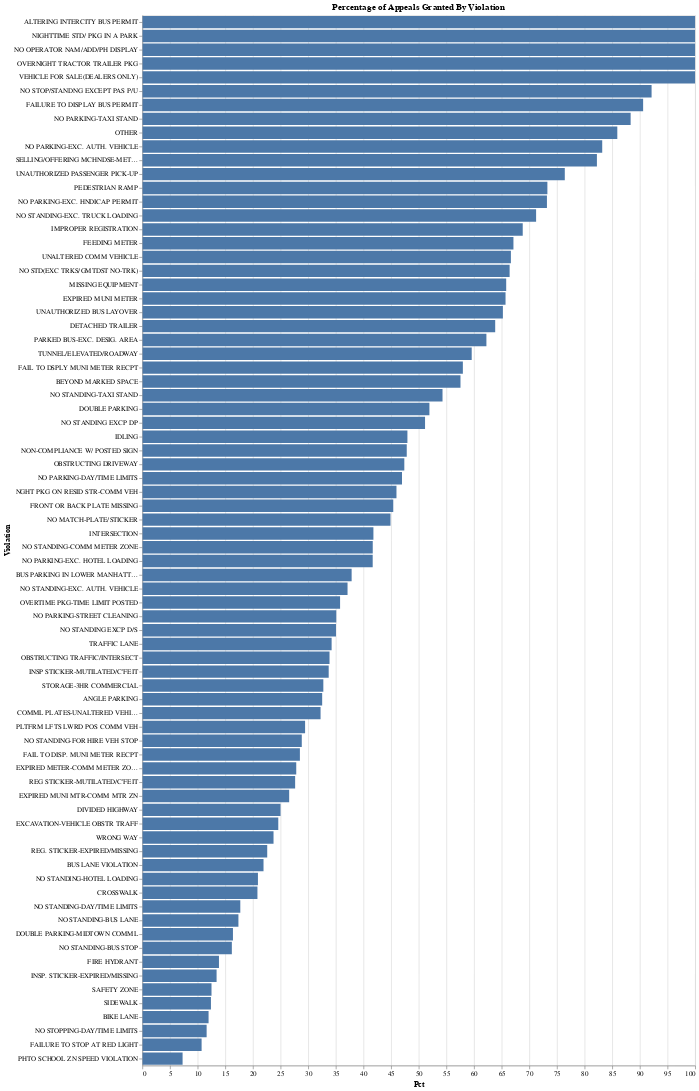

Notebook code for this chart:
### Code cell
# Graph granted in altair
g = alt.Chart(granted).mark_bar().encode(
    alt.X('Pct'),
    alt.Y('Violation', sort=alt.EncodingSortField(field="Pct", order="descending")),
).interactive().properties(
    title="Percentage of Appeals Granted By Violation",
    width=800
)

g
# g.save(fp + 'Graphs/granted.html')

### Figure 1 — Vega-Lite specification as saved in the notebook (floating-point values rounded to 4 significant figures)
{"config": {"view": {"continuousWidth": 400, "continuousHeight": 300}}, "data": {"name": "data-f65ae19b3a12f210fa5eaa90313f587c"}, "mark": "bar", "encoding": {"x": {"type": "quantitative", "field": "Pct"}, "y": {"type": "nominal", "field": "Violation", "sort": {"field": "Pct", "order": "descending"}}}, "selection": {"selector019": {"type": "interval", "bind": "scales", "encodings": ["x", "y"]}}, "title": "Percentage of Appeals Granted By Violation", "width": 800, "$schema": "https://vega.github.io/schema/vega-lite/v4.8.1.json", "datasets": {"data-f65ae19b3a12f210fa5eaa90313f587c": [{"index": 1, "Violation": "ALTERING INTERCITY BUS PERMIT", "Coded Violation Status": "Granted", "Summons Number": 23, "Pct": 100.0}, {"index": 4, "Violation": "ANGLE PARKING", "Coded Violation Status": "Granted", "Summons Number": 458, "Pct": 32.53}, {"index": 11, "Violation": "BEYOND MARKED SPACE", "Coded Violation Status": "Granted", "Summons Number": 522, "Pct": 57.55}, {"index": 15, "Violation": "BIKE LANE", "Coded Violation Status": "Granted", "Summons Number": 5226, "Pct": 11.98}, {"index": 19, "Violation": "BUS LANE VIOLATION", "Coded Violation Status": "Granted", "Summons Number": 3878, "Pct": 21.92}, {"index": 23, "Violation": "BUS PARKING IN LOWER MANHATTAN", "Coded Violation Status": "Granted", "Summons Number": 106, "Pct": 37.86}, {"index": 27, "Violation": "COMML PLATES-UNALTERED VEHICLE", "Coded Violation Status": "Granted", "Summons Number": 3952, "Pct": 32.24}, {"index": 31, "Violation": "CROSSWALK", "Coded Violation Status": "Granted", "Summons Number": 4697, "Pct": 20.82}, {"index": 35, "Violation": "DETACHED TRAILER", "Coded Violation Status": "Granted", "Summons Number": 1650, "Pct": 63.83}, {"index": 39, "Violation": "DIVIDED HIGHWAY", "Coded Violation Status": "Granted", "Summons Number": 24, "Pct": 25.0}, {"index": 42, "Violation": "DOUBLE PARKING", "Coded Violation Status": "Granted", "Summons Number": 73348, "Pct": 51.93}, {"index": 46, "Violation": "DOUBLE PARKING-MIDTOWN COMML", "Coded Violation Status": "Granted", "Summons Number": 15039, "Pct": 16.39}, {"index": 54, "Violation": "EXCAVATION-VEHICLE OBSTR TRAFF", "Coded Violation Status": "Granted", "Summons Number": 106, "Pct": 24.59}, {"index": 62, "Violation": "EXPIRED METER-COMM METER ZONE", "Coded Violation Status": "Granted", "Summons Number": 49, "Pct": 27.84}, {"index": 66, "Violation": "EXPIRED MUNI METER", "Coded Violation Status": "Granted", "Summons Number": 72877, "Pct": 65.7}, {"index": 70, "Violation": "EXPIRED MUNI MTR-COMM MTR ZN", "Coded Violation Status": "Granted", "Summons Number": 12250, "Pct": 26.56}, {"index": 74, "Violation": "FAIL TO DISP. MUNI METER RECPT", "Coded Violation Status": "Granted", "Summons Number": 43354, "Pct": 28.5}, {"index": 78, "Violation": "FAIL TO DSPLY MUNI METER RECPT", "Coded Violation Status": "Granted", "Summons Number": 226576, "Pct": 57.98}, {"index": 82, "Violation": "FAILURE TO DISPLAY BUS PERMIT", "Coded Violation Status": "Granted", "Summons Number": 366, "Pct": 90.59}, {"index": 85, "Violation": "FAILURE TO STOP AT RED LIGHT", "Coded Violation Status": "Granted", "Summons Number": 1948, "Pct": 10.72}, {"index": 89, "Violation": "FEEDING METER", "Coded Violation Status": "Granted", "Summons Number": 194, "Pct": 67.13}, {"index": 93, "Violation": "FIRE HYDRANT", "Coded Violation Status": "Granted", "Summons Number": 13295, "Pct": 13.86}, {"index": 97, "Violation": "FRONT OR BACK PLATE MISSING", "Coded Violation Status": "Granted", "Summons Number": 14959, "Pct": 45.39}, {"index": 101, "Violation": "IDLING", "Coded Violation Status": "Granted", "Summons Number": 726, "Pct": 47.95}, {"index": 105, "Violation": "IMPROPER REGISTRATION", "Coded Violation Status": "Granted", "Summons Number": 929, "Pct": 68.81}, {"index": 109, "Violation": "INSP STICKER-MUTILATED/C'FEIT", "Coded Violation Status": "Granted", "Summons Number": 1196, "Pct": 33.71}, {"index": 113, "Violation": "INSP. STICKER-EXPIRED/MISSING", "Coded Violation Status": "Granted", "Summons Number": 11486, "Pct": 13.43}, {"index": 117, "Violation": "INTERSECTION", "Coded Violation Status": "Granted", "Summons Number": 186, "Pct": 41.8}, {"index": 125, "Violation": "MISSING EQUIPMENT", "Coded Violation Status": "Granted", "Summons Number": 364, "Pct": 65.82}, {"index": 129, "Violation": "NGHT PKG ON RESID STR-COMM VEH", "Coded Violation Status": "Granted", "Summons Number": 6506, "Pct": 45.97}, {"index": 133, "Violation": "NIGHTTIME STD/ PKG IN A PARK", "Coded Violation Status": "Granted", "Summons Number": 67, "Pct": 100.0}, {"index": 136, "Violation": "NO MATCH-PLATE/STICKER", "Coded Violation Status": "Granted", "Summons Number": 1132, "Pct": 44.89}, {"index": 140, "Violation": "NO OPERATOR NAM/ADD/PH DISPLAY", "Coded Violation Status": "Granted", "Summons Number": 54, "Pct": 100.0}, {"index": 142, "Violation": "NO PARKING-DAY/TIME LIMITS", "Coded Violation Status": "Granted", "Summons Number": 54284, "Pct": 46.97}, {"index": 146, "Violation": "NO PARKING-EXC. AUTH. VEHICLE", "Coded Violation Status": "Granted", "Summons Number": 10031, "Pct": 83.19}, {"index": 150, "Violation": "NO PARKING-EXC. HNDICAP PERMIT", "Coded Violation Status": "Granted", "Summons Number": 729, "Pct": 73.19}, {"index": 154, "Violation": "NO PARKING-EXC. HOTEL LOADING", "Coded Violation Status": "Granted", "Summons Number": 100, "Pct": 41.67}, {"index": 158, "Violation": "NO PARKING-STREET CLEANING", "Coded Violation Status": "Granted", "Summons Number": 47099, "Pct": 35.08}, {"index": 162, "Violation": "NO PARKING-TAXI STAND", "Coded Violation Status": "Granted", "Summons Number": 4845, "Pct": 88.33}, {"index": 166, "Violation": "NO STANDING EXCP D/S", "Coded Violation Status": "Granted", "Summons Number": 1936, "Pct": 35.03}, {"index": 170, "Violation": "NO STANDING EXCP DP", "Coded Violation Status": "Granted", "Summons Number": 45, "Pct": 51.14}, {"index": 173, "Violation": "NO STANDING-BUS LANE", "Coded Violation Status": "Granted", "Summons Number": 2135, "Pct": 17.38}, {"index": 177, "Violation": "NO STANDING-BUS STOP", "Coded Violation Status": "Granted", "Summons Number": 16867, "Pct": 16.19}, {"index": 181, "Violation": "NO STANDING-COMM METER ZONE", "Coded Violation Status": "Granted", "Summons Number": 11301, "Pct": 41.68}, {"index": 189, "Violation": "NO STANDING-DAY/TIME LIMITS", "Coded Violation Status": "Granted", "Summons Number": 65197, "Pct": 17.72}, {"index": 193, "Violation": "NO STANDING-EXC. AUTH. VEHICLE", "Coded Violation Status": "Granted", "Summons Number": 9232, "Pct": 37.12}, {"index": 197, "Violation": "NO STANDING-EXC. TRUCK LOADING", "Coded Violation Status": "Granted", "Summons Number": 26581, "Pct": 71.23}, {"index": 201, "Violation": "NO STANDING-FOR HIRE VEH STOP", "Coded Violation Status": "Granted", "Summons Number": 182, "Pct": 28.84}, {"index": 204, "Violation": "NO STANDING-HOTEL LOADING", "Coded Violation Status": "Granted", "Summons Number": 934, "Pct": 20.91}, {"index": 214, "Violation": "NO STANDING-TAXI STAND", "Coded Violation Status": "Granted", "Summons Number": 6424, "Pct": 54.3}, {"index": 218, "Violation": "NO STD(EXC TRKS/GMTDST NO-TRK)", "Coded Violation Status": "Granted", "Summons Number": 1087, "Pct": 66.44}, {"index": 222, "Violation": "NO STOP/STANDNG EXCEPT PAS P/U", "Coded Violation Status": "Granted", "Summons Number": 304, "Pct": 92.12}, {"index": 225, "Violation": "NO STOPPING-DAY/TIME LIMITS", "Coded Violation Status": "Granted", "Summons Number": 3694, "Pct": 11.63}, {"index": 229, "Violation": "NON-COMPLIANCE W/ POSTED SIGN", "Coded Violation Status": "Granted", "Summons Number": 3097, "Pct": 47.83}, {"index": 233, "Violation": "OBSTRUCTING DRIVEWAY", "Coded Violation Status": "Granted", "Summons Number": 2127, "Pct": 47.39}, {"index": 237, "Violation": "OBSTRUCTING TRAFFIC/INTERSECT", "Coded Violation Status": "Granted", "Summons Number": 4625, "Pct": 33.86}, {"index": 245, "Violation": "OTHER", "Coded Violation Status": "Granted", "Summons Number": 183, "Pct": 85.92}, {"index": 249, "Violation": "OVERNIGHT TRACTOR TRAILER PKG", "Coded Violation Status": "Granted", "Summons Number": 182, "Pct": 100.0}, {"index": 252, "Violation": "OVERTIME PKG-TIME LIMIT POSTED", "Coded Violation Status": "Granted", "Summons Number": 196, "Pct": 35.77}, {"index": 260, "Violation": "PARKED BUS-EXC. DESIG. AREA", "Coded Violation Status": "Granted", "Summons Number": 3639, "Pct": 62.24}, {"index": 264, "Violation": "PEDESTRIAN RAMP", "Coded Violation Status": "Granted", "Summons Number": 866, "Pct": 73.27}, {"index": 268, "Violation": "PHTO SCHOOL ZN SPEED VIOLATION", "Coded Violation Status": "Granted", "Summons Number": 2381, "Pct": 7.28}, {"index": 275, "Violation": "PLTFRM LFTS LWRD POS COMM VEH", "Coded Violation Status": "Granted", "Summons Number": 15460, "Pct": 29.44}, {"index": 282, "Violation": "REG STICKER-MUTILATED/C'FEIT", "Coded Violation Status": "Granted", "Summons Number": 601, "Pct": 27.64}, {"index": 286, "Violation": "REG. STICKER-EXPIRED/MISSING", "Coded Violation Status": "Granted", "Summons Number": 16291, "Pct": 22.59}, {"index": 291, "Violation": "SAFETY ZONE", "Coded Violation Status": "Granted", "Summons Number": 2097, "Pct": 12.51}, {"index": 295, "Violation": "SELLING/OFFERING MCHNDSE-METER", "Coded Violation Status": "Granted", "Summons Number": 2027, "Pct": 82.23}, {"index": 299, "Violation": "SIDEWALK", "Coded Violation Status": "Granted", "Summons Number": 2530, "Pct": 12.41}, {"index": 303, "Violation": "STORAGE-3HR COMMERCIAL", "Coded Violation Status": "Granted", "Summons Number": 1741, "Pct": 32.74}, {"index": 307, "Violation": "TRAFFIC LANE", "Coded Violation Status": "Granted", "Summons Number": 922, "Pct": 34.24}, {"index": 311, "Violation": "TUNNEL/ELEVATED/ROADWAY", "Coded Violation Status": "Granted", "Summons Number": 625, "Pct": 59.58}, {"index": 317, "Violation": "UNALTERED COMM VEHICLE", "Coded Violation Status": "Granted", "Summons Number": 50, "Pct": 66.67}, {"index": 320, "Violation": "UNAUTHORIZED BUS LAYOVER", "Coded Violation Status": "Granted", "Summons Number": 2337, "Pct": 65.22}, {"index": 324, "Violation": "UNAUTHORIZED PASSENGER PICK-UP", "Coded Violation Status": "Granted", "Summons Number": 256, "Pct": 76.42}, {"index": 331, "Violation": "VEHICLE FOR SALE(DEALERS ONLY)", "Coded Violation Status": "Granted", "Summons Number": 80, "Pct": 100.0}, {"index": 340, "Violation": "WRONG WAY", "Coded Violation Status": "Granted", "Summons Number": 591, "Pct": 23.73}]}}
